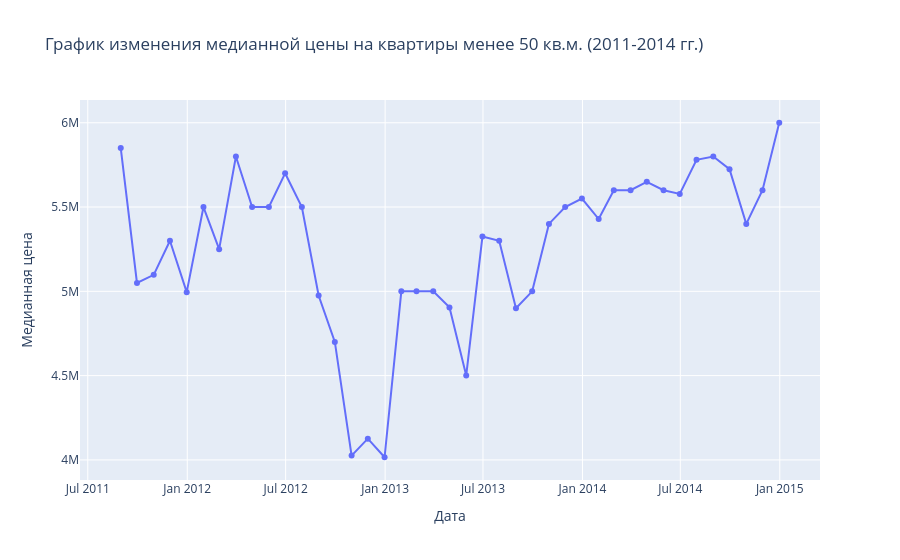

Here is the notebook cell this chart was saved with:
### Markdown cell above
7. Постройте график изменения медианной цены на квартиру менее 50 кв. метров за период с 2011 до 2014 года*

\* Задание на доп. балл

### Code cell
df['timestamp'] = pd.to_datetime(df['timestamp'], errors='coerce')
mask = (
    (df['full_sq'] < 50) &
    (df['timestamp'].dt.year >= 2011) &
    (df['timestamp'].dt.year <= 2014)
)
small_apartments_df = df[mask].copy()
monthly_median_price = small_apartments_df.groupby(pd.Grouper(key='timestamp', freq='ME'))['price_doc'].median().reset_index()
fig = px.line(
    monthly_median_price,
    x='timestamp',
    y='price_doc',
    title='График изменения медианной цены на квартиры менее 50 кв.м. (2011-2014 гг.)',
    labels={
        'timestamp': 'Месяц',
        'price_doc': 'Медианная цена (в млн.)'
    },
    markers=True
)

fig.update_traces(hovertemplate='Дата: %{x|%Y-%m}<br>Медианная цена: %{y:,.0f}')
fig.update_layout(yaxis_title='Медианная цена', xaxis_title='Дата')

fig.show()
